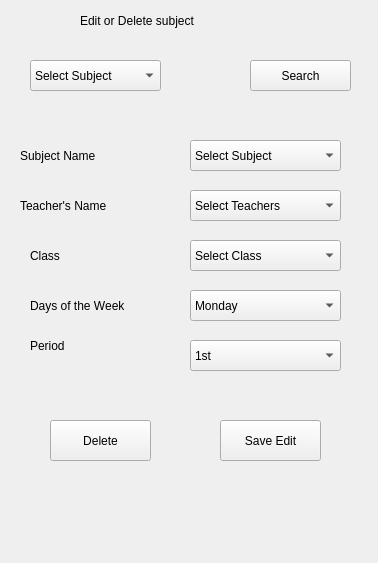
<?xml version="1.0" encoding="UTF-8"?>
<ui version="4.0">
 <class>Form</class>
 <widget class="QWidget" name="Form">
  <property name="geometry">
   <rect>
    <x>0</x>
    <y>0</y>
    <width>378</width>
    <height>563</height>
   </rect>
  </property>
  <property name="windowTitle">
   <string>Form</string>
  </property>
  <widget class="QPushButton" name="pushButton">
   <property name="geometry">
    <rect>
     <x>50</x>
     <y>420</y>
     <width>101</width>
     <height>41</height>
    </rect>
   </property>
   <property name="styleSheet">
    <string notr="true">font: 75 10pt &quot;Verdana&quot;;</string>
   </property>
   <property name="text">
    <string>Delete</string>
   </property>
  </widget>
  <widget class="QPushButton" name="pushButton_2">
   <property name="geometry">
    <rect>
     <x>220</x>
     <y>420</y>
     <width>101</width>
     <height>41</height>
    </rect>
   </property>
   <property name="styleSheet">
    <string notr="true">font: 75 10pt &quot;Verdana&quot;;</string>
   </property>
   <property name="text">
    <string>Save Edit</string>
   </property>
  </widget>
  <widget class="QComboBox" name="comboBox">
   <property name="geometry">
    <rect>
     <x>30</x>
     <y>60</y>
     <width>131</width>
     <height>31</height>
    </rect>
   </property>
   <property name="styleSheet">
    <string notr="true">font: 75 8pt &quot;Verdana&quot;;</string>
   </property>
   <item>
    <property name="text">
     <string>Select Subject</string>
    </property>
   </item>
  </widget>
  <widget class="QPushButton" name="pushButton_3">
   <property name="geometry">
    <rect>
     <x>250</x>
     <y>60</y>
     <width>101</width>
     <height>31</height>
    </rect>
   </property>
   <property name="styleSheet">
    <string notr="true">font: 75 8pt &quot;Verdana&quot;;</string>
   </property>
   <property name="text">
    <string>Search</string>
   </property>
  </widget>
  <widget class="QLabel" name="label_2">
   <property name="geometry">
    <rect>
     <x>80</x>
     <y>0</y>
     <width>211</width>
     <height>41</height>
    </rect>
   </property>
   <property name="styleSheet">
    <string notr="true">font: 75 10pt &quot;Verdana&quot;;</string>
   </property>
   <property name="text">
    <string>Edit or Delete subject</string>
   </property>
  </widget>
  <widget class="QLabel" name="label_11">
   <property name="geometry">
    <rect>
     <x>30</x>
     <y>330</y>
     <width>111</width>
     <height>31</height>
    </rect>
   </property>
   <property name="styleSheet">
    <string notr="true">font: 75 9pt &quot;Verdana&quot;;</string>
   </property>
   <property name="text">
    <string>Period</string>
   </property>
  </widget>
  <widget class="QComboBox" name="comboBox_10">
   <property name="geometry">
    <rect>
     <x>190</x>
     <y>240</y>
     <width>151</width>
     <height>31</height>
    </rect>
   </property>
   <property name="styleSheet">
    <string notr="true">font: 75 8pt &quot;Verdana&quot;;</string>
   </property>
   <item>
    <property name="text">
     <string>Select Class</string>
    </property>
   </item>
   <item>
    <property name="text">
     <string>JSS 1</string>
    </property>
   </item>
   <item>
    <property name="text">
     <string>JSS 2</string>
    </property>
   </item>
   <item>
    <property name="text">
     <string>JSS 3</string>
    </property>
   </item>
   <item>
    <property name="text">
     <string>SSS 1</string>
    </property>
   </item>
   <item>
    <property name="text">
     <string>SSS 2</string>
    </property>
   </item>
   <item>
    <property name="text">
     <string>SSS 3</string>
    </property>
   </item>
  </widget>
  <widget class="QComboBox" name="comboBox_9">
   <property name="geometry">
    <rect>
     <x>190</x>
     <y>190</y>
     <width>151</width>
     <height>31</height>
    </rect>
   </property>
   <property name="styleSheet">
    <string notr="true">font: 75 8pt &quot;Verdana&quot;;</string>
   </property>
   <item>
    <property name="text">
     <string>Select Teachers</string>
    </property>
   </item>
  </widget>
  <widget class="QComboBox" name="comboBox_6">
   <property name="geometry">
    <rect>
     <x>190</x>
     <y>290</y>
     <width>151</width>
     <height>31</height>
    </rect>
   </property>
   <property name="styleSheet">
    <string notr="true">font: 75 8pt &quot;Verdana&quot;;</string>
   </property>
   <item>
    <property name="text">
     <string>Monday</string>
    </property>
   </item>
   <item>
    <property name="text">
     <string>Tuesday</string>
    </property>
   </item>
   <item>
    <property name="text">
     <string>Wednesday</string>
    </property>
   </item>
   <item>
    <property name="text">
     <string>Thursday</string>
    </property>
   </item>
   <item>
    <property name="text">
     <string>Friday</string>
    </property>
   </item>
  </widget>
  <widget class="QLabel" name="label_10">
   <property name="geometry">
    <rect>
     <x>30</x>
     <y>290</y>
     <width>141</width>
     <height>31</height>
    </rect>
   </property>
   <property name="styleSheet">
    <string notr="true">font: 75 9pt &quot;Verdana&quot;;</string>
   </property>
   <property name="text">
    <string>Days of the Week</string>
   </property>
  </widget>
  <widget class="QLabel" name="label_7">
   <property name="geometry">
    <rect>
     <x>20</x>
     <y>140</y>
     <width>111</width>
     <height>31</height>
    </rect>
   </property>
   <property name="styleSheet">
    <string notr="true">font: 75 9pt &quot;Verdana&quot;;</string>
   </property>
   <property name="text">
    <string>Subject Name</string>
   </property>
  </widget>
  <widget class="QLabel" name="label_8">
   <property name="geometry">
    <rect>
     <x>20</x>
     <y>190</y>
     <width>131</width>
     <height>31</height>
    </rect>
   </property>
   <property name="styleSheet">
    <string notr="true">font: 75 9pt &quot;Verdana&quot;;</string>
   </property>
   <property name="text">
    <string>Teacher's Name</string>
   </property>
  </widget>
  <widget class="QComboBox" name="comboBox_8">
   <property name="geometry">
    <rect>
     <x>190</x>
     <y>340</y>
     <width>151</width>
     <height>31</height>
    </rect>
   </property>
   <property name="styleSheet">
    <string notr="true">font: 75 8pt &quot;Verdana&quot;;</string>
   </property>
   <item>
    <property name="text">
     <string>1st</string>
    </property>
   </item>
   <item>
    <property name="text">
     <string>2nd</string>
    </property>
   </item>
   <item>
    <property name="text">
     <string>3rd</string>
    </property>
   </item>
   <item>
    <property name="text">
     <string>4th</string>
    </property>
   </item>
   <item>
    <property name="text">
     <string>5th</string>
    </property>
   </item>
   <item>
    <property name="text">
     <string>6th</string>
    </property>
   </item>
   <item>
    <property name="text">
     <string>7th</string>
    </property>
   </item>
   <item>
    <property name="text">
     <string>8th</string>
    </property>
   </item>
  </widget>
  <widget class="QComboBox" name="comboBox_7">
   <property name="geometry">
    <rect>
     <x>190</x>
     <y>140</y>
     <width>151</width>
     <height>31</height>
    </rect>
   </property>
   <property name="styleSheet">
    <string notr="true">font: 75 8pt &quot;Verdana&quot;;</string>
   </property>
   <item>
    <property name="text">
     <string>Select Subject</string>
    </property>
   </item>
   <item>
    <property name="text">
     <string>English</string>
    </property>
   </item>
   <item>
    <property name="text">
     <string>Maths</string>
    </property>
   </item>
   <item>
    <property name="text">
     <string>Yoruba</string>
    </property>
   </item>
   <item>
    <property name="text">
     <string>Physics</string>
    </property>
   </item>
   <item>
    <property name="text">
     <string>Economics</string>
    </property>
   </item>
   <item>
    <property name="text">
     <string>Civic Education</string>
    </property>
   </item>
   <item>
    <property name="text">
     <string>Social Studies</string>
    </property>
   </item>
   <item>
    <property name="text">
     <string>French</string>
    </property>
   </item>
   <item>
    <property name="text">
     <string>Computer Science</string>
    </property>
   </item>
   <item>
    <property name="text">
     <string>NHome Economics</string>
    </property>
   </item>
   <item>
    <property name="text">
     <string>Agriculture</string>
    </property>
   </item>
   <item>
    <property name="text">
     <string>Physical Education</string>
    </property>
   </item>
   <item>
    <property name="text">
     <string>Religious Studies</string>
    </property>
   </item>
   <item>
    <property name="text">
     <string>Chemistry</string>
    </property>
   </item>
   <item>
    <property name="text">
     <string>Technical Drawing</string>
    </property>
   </item>
   <item>
    <property name="text">
     <string>Business Studies</string>
    </property>
   </item>
   <item>
    <property name="text">
     <string>Intergrated Science</string>
    </property>
   </item>
  </widget>
  <widget class="QLabel" name="label_9">
   <property name="geometry">
    <rect>
     <x>30</x>
     <y>240</y>
     <width>151</width>
     <height>31</height>
    </rect>
   </property>
   <property name="styleSheet">
    <string notr="true">font: 75 9pt &quot;Verdana&quot;;</string>
   </property>
   <property name="text">
    <string>Class </string>
   </property>
  </widget>
 </widget>
 <resources/>
 <connections/>
</ui>
